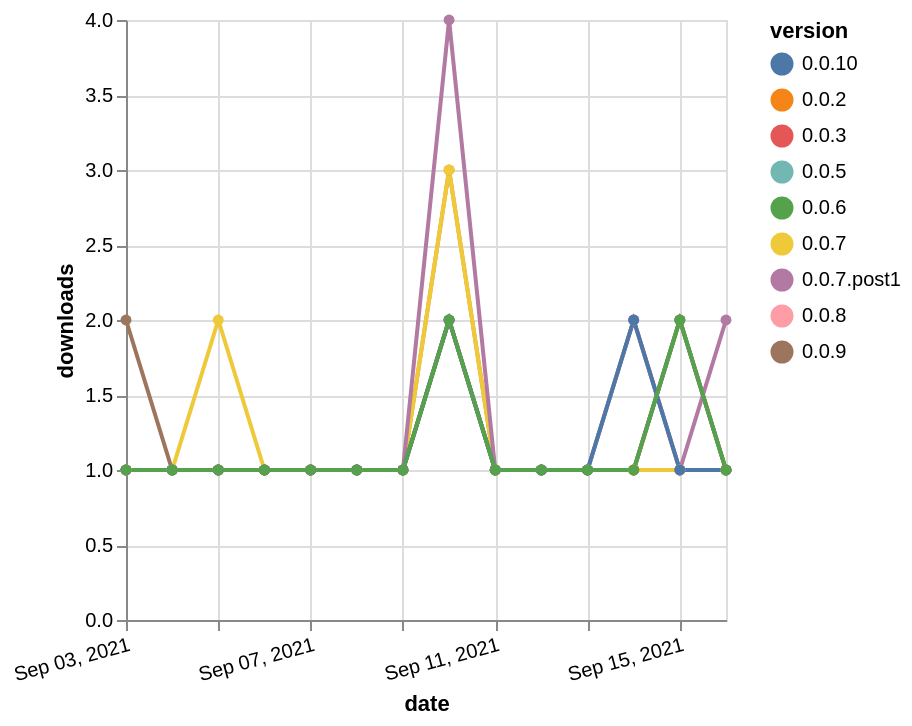

Write a Vega-Lite specification for this figure.
### Vega-Lite specification from a JSON file in a GitHub repository (floating-point values rounded to 4 significant figures)
{"$schema": "https://vega.github.io/schema/vega-lite/v5.json", "description": "A simple bar chart with embedded data.", "data": {"values": [{"date": "2021-09-03", "total": 184, "delta": 1, "version": "0.0.3"}, {"date": "2021-09-04", "total": 185, "delta": 1, "version": "0.0.3"}, {"date": "2021-09-05", "total": 186, "delta": 1, "version": "0.0.3"}, {"date": "2021-09-06", "total": 187, "delta": 1, "version": "0.0.3"}, {"date": "2021-09-07", "total": 188, "delta": 1, "version": "0.0.3"}, {"date": "2021-09-08", "total": 189, "delta": 1, "version": "0.0.3"}, {"date": "2021-09-09", "total": 190, "delta": 1, "version": "0.0.3"}, {"date": "2021-09-10", "total": 192, "delta": 2, "version": "0.0.3"}, {"date": "2021-09-11", "total": 193, "delta": 1, "version": "0.0.3"}, {"date": "2021-09-12", "total": 194, "delta": 1, "version": "0.0.3"}, {"date": "2021-09-13", "total": 195, "delta": 1, "version": "0.0.3"}, {"date": "2021-09-14", "total": 196, "delta": 1, "version": "0.0.3"}, {"date": "2021-09-15", "total": 198, "delta": 2, "version": "0.0.3"}, {"date": "2021-09-16", "total": 199, "delta": 1, "version": "0.0.3"}, {"date": "2021-09-03", "total": 186, "delta": 1, "version": "0.0.5"}, {"date": "2021-09-04", "total": 187, "delta": 1, "version": "0.0.5"}, {"date": "2021-09-05", "total": 188, "delta": 1, "version": "0.0.5"}, {"date": "2021-09-06", "total": 189, "delta": 1, "version": "0.0.5"}, {"date": "2021-09-07", "total": 190, "delta": 1, "version": "0.0.5"}, {"date": "2021-09-08", "total": 191, "delta": 1, "version": "0.0.5"}, {"date": "2021-09-09", "total": 192, "delta": 1, "version": "0.0.5"}, {"date": "2021-09-10", "total": 194, "delta": 2, "version": "0.0.5"}, {"date": "2021-09-11", "total": 195, "delta": 1, "version": "0.0.5"}, {"date": "2021-09-12", "total": 196, "delta": 1, "version": "0.0.5"}, {"date": "2021-09-13", "total": 197, "delta": 1, "version": "0.0.5"}, {"date": "2021-09-14", "total": 198, "delta": 1, "version": "0.0.5"}, {"date": "2021-09-15", "total": 200, "delta": 2, "version": "0.0.5"}, {"date": "2021-09-16", "total": 201, "delta": 1, "version": "0.0.5"}, {"date": "2021-09-03", "total": 171, "delta": 1, "version": "0.0.8"}, {"date": "2021-09-04", "total": 172, "delta": 1, "version": "0.0.8"}, {"date": "2021-09-05", "total": 173, "delta": 1, "version": "0.0.8"}, {"date": "2021-09-06", "total": 174, "delta": 1, "version": "0.0.8"}, {"date": "2021-09-07", "total": 175, "delta": 1, "version": "0.0.8"}, {"date": "2021-09-08", "total": 176, "delta": 1, "version": "0.0.8"}, {"date": "2021-09-09", "total": 177, "delta": 1, "version": "0.0.8"}, {"date": "2021-09-10", "total": 179, "delta": 2, "version": "0.0.8"}, {"date": "2021-09-11", "total": 180, "delta": 1, "version": "0.0.8"}, {"date": "2021-09-12", "total": 181, "delta": 1, "version": "0.0.8"}, {"date": "2021-09-13", "total": 182, "delta": 1, "version": "0.0.8"}, {"date": "2021-09-14", "total": 184, "delta": 2, "version": "0.0.8"}, {"date": "2021-09-15", "total": 185, "delta": 1, "version": "0.0.8"}, {"date": "2021-09-16", "total": 186, "delta": 1, "version": "0.0.8"}, {"date": "2021-09-03", "total": 176, "delta": 1, "version": "0.0.2"}, {"date": "2021-09-04", "total": 177, "delta": 1, "version": "0.0.2"}, {"date": "2021-09-05", "total": 178, "delta": 1, "version": "0.0.2"}, {"date": "2021-09-06", "total": 179, "delta": 1, "version": "0.0.2"}, {"date": "2021-09-07", "total": 180, "delta": 1, "version": "0.0.2"}, {"date": "2021-09-08", "total": 181, "delta": 1, "version": "0.0.2"}, {"date": "2021-09-09", "total": 182, "delta": 1, "version": "0.0.2"}, {"date": "2021-09-10", "total": 185, "delta": 3, "version": "0.0.2"}, {"date": "2021-09-11", "total": 186, "delta": 1, "version": "0.0.2"}, {"date": "2021-09-12", "total": 187, "delta": 1, "version": "0.0.2"}, {"date": "2021-09-13", "total": 188, "delta": 1, "version": "0.0.2"}, {"date": "2021-09-14", "total": 189, "delta": 1, "version": "0.0.2"}, {"date": "2021-09-15", "total": 190, "delta": 1, "version": "0.0.2"}, {"date": "2021-09-16", "total": 191, "delta": 1, "version": "0.0.2"}, {"date": "2021-09-03", "total": 161, "delta": 1, "version": "0.0.7"}, {"date": "2021-09-04", "total": 162, "delta": 1, "version": "0.0.7"}, {"date": "2021-09-05", "total": 164, "delta": 2, "version": "0.0.7"}, {"date": "2021-09-06", "total": 165, "delta": 1, "version": "0.0.7"}, {"date": "2021-09-07", "total": 166, "delta": 1, "version": "0.0.7"}, {"date": "2021-09-08", "total": 167, "delta": 1, "version": "0.0.7"}, {"date": "2021-09-09", "total": 168, "delta": 1, "version": "0.0.7"}, {"date": "2021-09-10", "total": 171, "delta": 3, "version": "0.0.7"}, {"date": "2021-09-11", "total": 172, "delta": 1, "version": "0.0.7"}, {"date": "2021-09-12", "total": 173, "delta": 1, "version": "0.0.7"}, {"date": "2021-09-13", "total": 174, "delta": 1, "version": "0.0.7"}, {"date": "2021-09-14", "total": 175, "delta": 1, "version": "0.0.7"}, {"date": "2021-09-15", "total": 176, "delta": 1, "version": "0.0.7"}, {"date": "2021-09-16", "total": 177, "delta": 1, "version": "0.0.7"}, {"date": "2021-09-03", "total": 225, "delta": 2, "version": "0.0.9"}, {"date": "2021-09-04", "total": 226, "delta": 1, "version": "0.0.9"}, {"date": "2021-09-05", "total": 227, "delta": 1, "version": "0.0.9"}, {"date": "2021-09-06", "total": 228, "delta": 1, "version": "0.0.9"}, {"date": "2021-09-07", "total": 229, "delta": 1, "version": "0.0.9"}, {"date": "2021-09-08", "total": 230, "delta": 1, "version": "0.0.9"}, {"date": "2021-09-09", "total": 231, "delta": 1, "version": "0.0.9"}, {"date": "2021-09-10", "total": 233, "delta": 2, "version": "0.0.9"}, {"date": "2021-09-11", "total": 234, "delta": 1, "version": "0.0.9"}, {"date": "2021-09-12", "total": 235, "delta": 1, "version": "0.0.9"}, {"date": "2021-09-13", "total": 236, "delta": 1, "version": "0.0.9"}, {"date": "2021-09-14", "total": 237, "delta": 1, "version": "0.0.9"}, {"date": "2021-09-15", "total": 239, "delta": 2, "version": "0.0.9"}, {"date": "2021-09-16", "total": 240, "delta": 1, "version": "0.0.9"}, {"date": "2021-09-03", "total": 292, "delta": 1, "version": "0.0.7.post1"}, {"date": "2021-09-04", "total": 293, "delta": 1, "version": "0.0.7.post1"}, {"date": "2021-09-05", "total": 294, "delta": 1, "version": "0.0.7.post1"}, {"date": "2021-09-06", "total": 295, "delta": 1, "version": "0.0.7.post1"}, {"date": "2021-09-07", "total": 296, "delta": 1, "version": "0.0.7.post1"}, {"date": "2021-09-08", "total": 297, "delta": 1, "version": "0.0.7.post1"}, {"date": "2021-09-09", "total": 298, "delta": 1, "version": "0.0.7.post1"}, {"date": "2021-09-10", "total": 302, "delta": 4, "version": "0.0.7.post1"}, {"date": "2021-09-11", "total": 303, "delta": 1, "version": "0.0.7.post1"}, {"date": "2021-09-12", "total": 304, "delta": 1, "version": "0.0.7.post1"}, {"date": "2021-09-13", "total": 305, "delta": 1, "version": "0.0.7.post1"}, {"date": "2021-09-14", "total": 307, "delta": 2, "version": "0.0.7.post1"}, {"date": "2021-09-15", "total": 308, "delta": 1, "version": "0.0.7.post1"}, {"date": "2021-09-16", "total": 310, "delta": 2, "version": "0.0.7.post1"}, {"date": "2021-09-03", "total": 176, "delta": 1, "version": "0.0.10"}, {"date": "2021-09-04", "total": 177, "delta": 1, "version": "0.0.10"}, {"date": "2021-09-05", "total": 178, "delta": 1, "version": "0.0.10"}, {"date": "2021-09-06", "total": 179, "delta": 1, "version": "0.0.10"}, {"date": "2021-09-07", "total": 180, "delta": 1, "version": "0.0.10"}, {"date": "2021-09-08", "total": 181, "delta": 1, "version": "0.0.10"}, {"date": "2021-09-09", "total": 182, "delta": 1, "version": "0.0.10"}, {"date": "2021-09-10", "total": 184, "delta": 2, "version": "0.0.10"}, {"date": "2021-09-11", "total": 185, "delta": 1, "version": "0.0.10"}, {"date": "2021-09-12", "total": 186, "delta": 1, "version": "0.0.10"}, {"date": "2021-09-13", "total": 187, "delta": 1, "version": "0.0.10"}, {"date": "2021-09-14", "total": 189, "delta": 2, "version": "0.0.10"}, {"date": "2021-09-15", "total": 190, "delta": 1, "version": "0.0.10"}, {"date": "2021-09-16", "total": 191, "delta": 1, "version": "0.0.10"}, {"date": "2021-09-03", "total": 177, "delta": 1, "version": "0.0.6"}, {"date": "2021-09-04", "total": 178, "delta": 1, "version": "0.0.6"}, {"date": "2021-09-05", "total": 179, "delta": 1, "version": "0.0.6"}, {"date": "2021-09-06", "total": 180, "delta": 1, "version": "0.0.6"}, {"date": "2021-09-07", "total": 181, "delta": 1, "version": "0.0.6"}, {"date": "2021-09-08", "total": 182, "delta": 1, "version": "0.0.6"}, {"date": "2021-09-09", "total": 183, "delta": 1, "version": "0.0.6"}, {"date": "2021-09-10", "total": 185, "delta": 2, "version": "0.0.6"}, {"date": "2021-09-11", "total": 186, "delta": 1, "version": "0.0.6"}, {"date": "2021-09-12", "total": 187, "delta": 1, "version": "0.0.6"}, {"date": "2021-09-13", "total": 188, "delta": 1, "version": "0.0.6"}, {"date": "2021-09-14", "total": 189, "delta": 1, "version": "0.0.6"}, {"date": "2021-09-15", "total": 191, "delta": 2, "version": "0.0.6"}, {"date": "2021-09-16", "total": 192, "delta": 1, "version": "0.0.6"}]}, "width": "container", "mark": {"type": "line", "point": {"filled": true}}, "encoding": {"x": {"field": "date", "type": "temporal", "timeUnit": "yearmonthdate", "title": "date", "axis": {"labelAngle": -15}}, "y": {"field": "delta", "type": "quantitative", "title": "downloads"}, "color": {"field": "version", "type": "nominal"}, "tooltip": {"field": "delta"}}}
